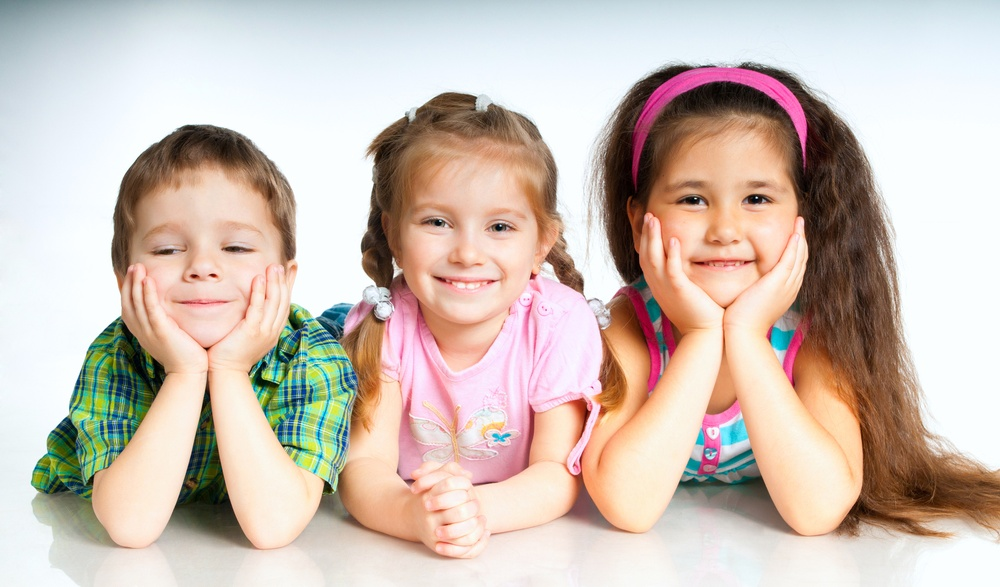
%> input picture Imágenes/niños.jpg, 1000 x 587 px, shrunk from 1846 x 1084 before the run
$ octave ej9.m   (GNU Octave 9; MATLAB toolbox functions it lacks are replaced by stand-ins)
%> lines starting %> are read from the running program, lines starting %| are printed output that depends on the picture
% Abra una imagen y aplíquele los diferentes filtros generados.
% Presente la imagen original ylas imágenes procesadas,
% con sus respectivos espectros de magnitud.

% Hecho por Camila Fernandez

% Abro imagen, paso a gray y convierto a double
[file,dir]=uigetfile('*.bmp;*.jpg;*.png;*.tiff;*.tif');
%> the answer given: ../../Imágenes/niños.jpg
filename=[dir,file];
info=imfinfo(filename);

switch info.ColorType
    case 'grayscale'    %probar con bustos.tif
        I=imread(filename);

    case 'truecolor'    %probar niños.jpg que es truecolor
        I=imread(filename);
%> I is the input picture: size 587x1000x3 uint8; mean R, G, B 206.6, 191.7, 182
        I=rgb2gray(I);
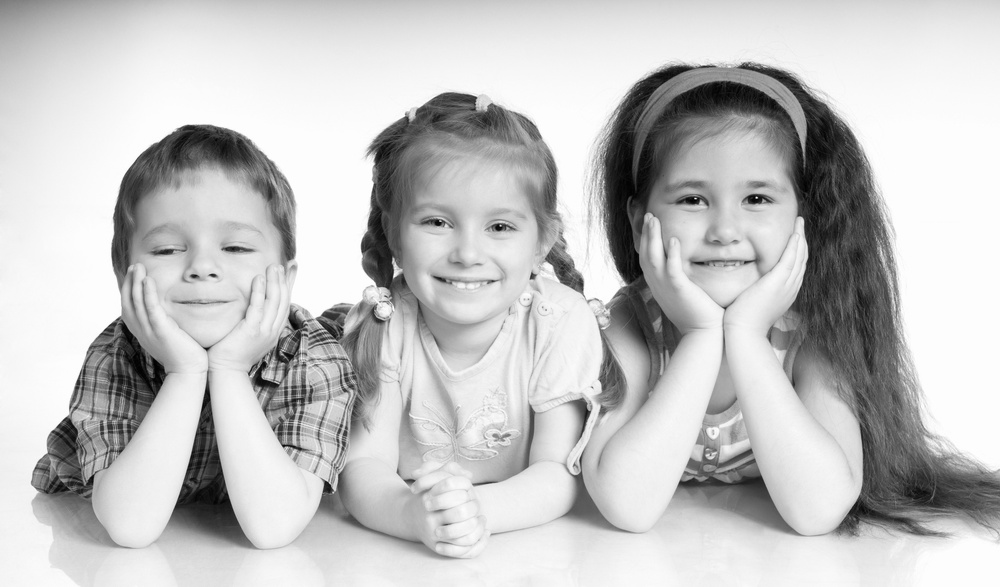
%> I: size 587x1000 uint8; min 0, max 255, mean 195.1

    case 'indexed'      %probar molinobm.bmp que es indexed
        [l,map]=imread(filename);
        I=ind2gray(l,map);
end
I=im2double(I); %entre 0 y 1
%> I: size 587x1000 double

% Calculo transformada de Fourier de la imagen
tf=fft2(I); fti=fftshift(fft2(I)); tfim=(log(abs(fti)+1));
%> after `tfim=(log(abs(fti)+1))`:
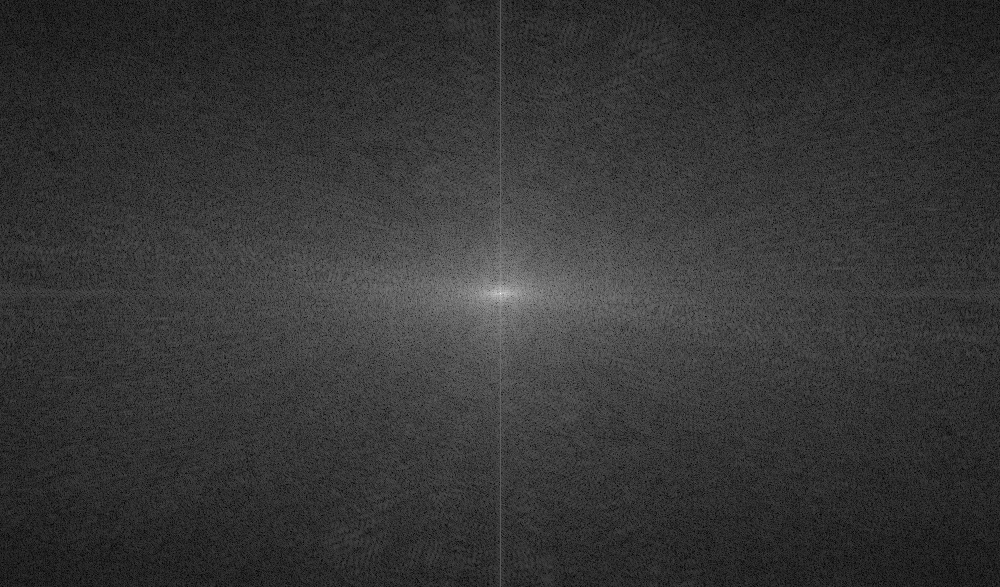
%> tfim: size 587x1000 double; min 0.0125, max 13.01, mean 2.77; drawn with min black and max white

% Defino la malla de coordenadas que forman el dominio frecuencial bidim
[M N]=size(tfim);      %Ahora quiero M y N del tamaño de la imagen
%> M = 587; N = 1000
[U,V]=freqspace([M,N],'meshgrid');     %este comando es como meshgrid pero para frecuencial
D=sqrt(U.^2+V.^2); %distancia euclidea
D0=0.3;

% Defino filtro IDEAL
HPB_ideal=D<=D0; HPA_ideal=D>=D0;

% Defino filtro PB GAUSS
HPB_gauss=exp(-(D.^2)/(2*D0^2)); HPA_gauss=1-HPB_gauss;

% Defino filtro PB BUTTERWORTH
n=3; HPB_btw=(1./ (1+(D/D0).^(2*n))); HPA_btw=1-HPB_btw;

% Imagen filtrada es TF_I .* TF_H

% Para graficar ESPECTRO: producto en el dominio frecuencial del
% espectro del filtro y de la imagen. Ambas centradas
A1=HPB_ideal .* tfim;
A2=HPB_gauss .* tfim;
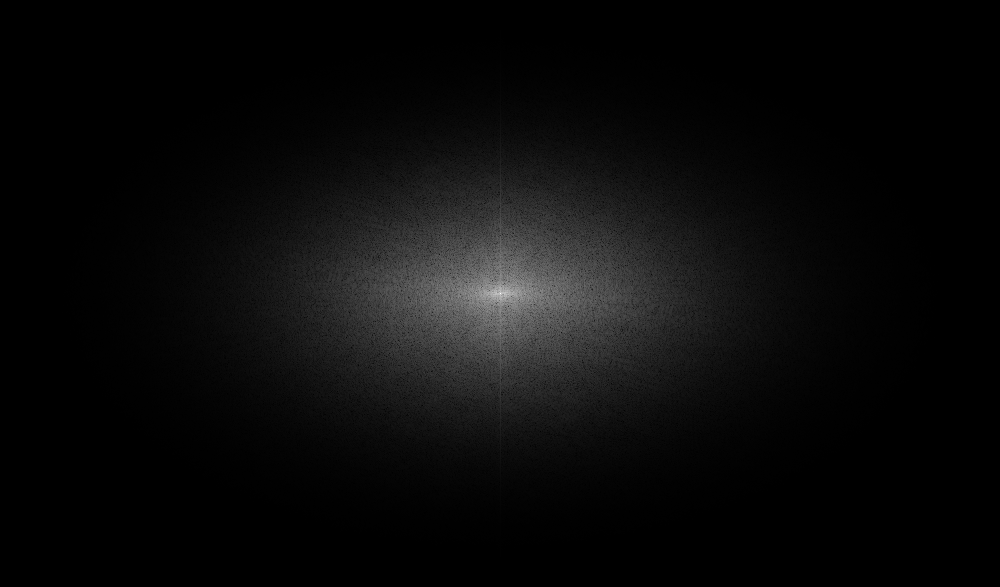
%> A2: size 587x1000 double; min 1.99e-07, max 13.01, mean 0.556; drawn with min black and max white
A3=HPB_btw .* tfim;

A4=HPA_ideal .* tfim;
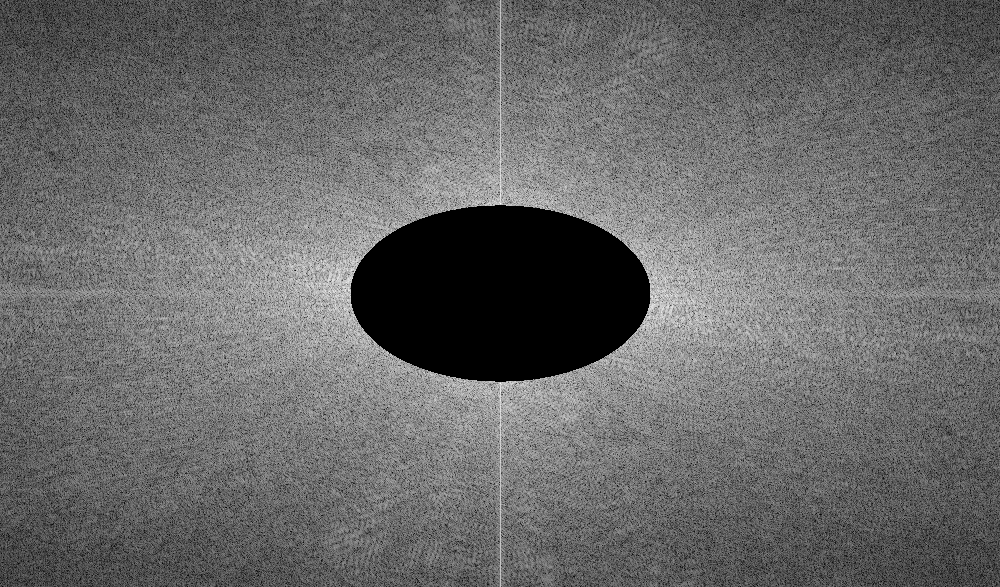
%> A4: size 587x1000 double; min 0, max 5.93, mean 2.44; drawn with min black and max white
A5=HPA_gauss .* tfim;
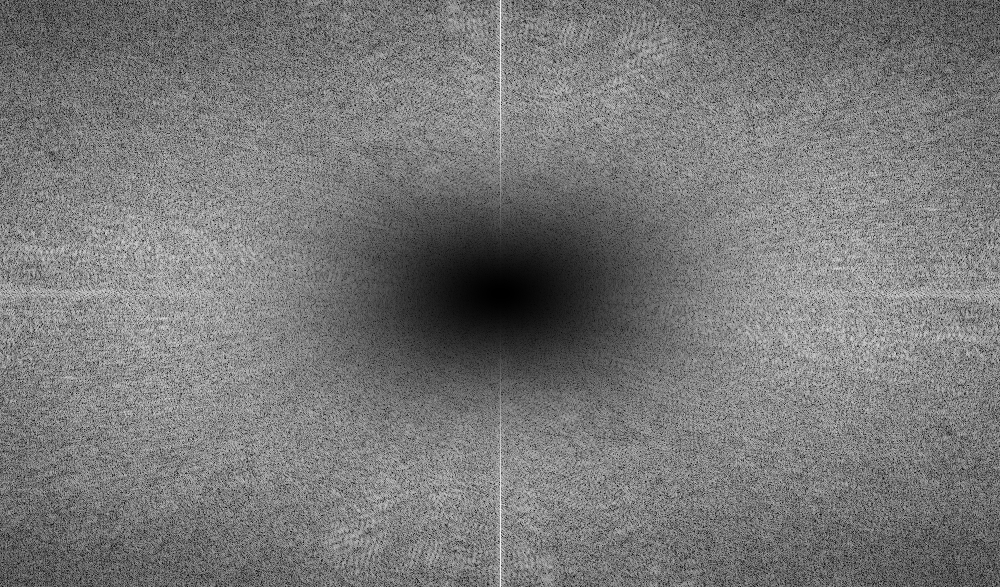
%> A5: size 587x1000 double; min 0, max 4.71, mean 2.22; drawn with min black and max white
A6=HPA_btw .* tfim;
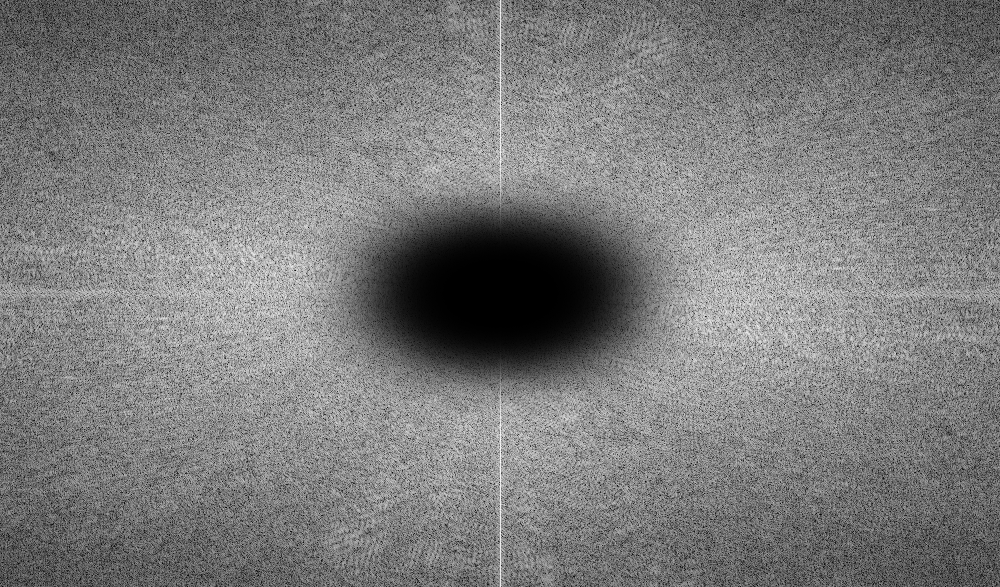
%> A6: size 587x1000 double; min 0, max 4.94, mean 2.39; drawn with min black and max white
% Para graficar IMAGEN: Producto en el dominio frecuencial del espectro
% DESCENTRADO del filtro y DESCENTRADO de la imagen "crudo"
% Imagen filtrada es I= TF_I .* TF_H (ambas en crudo) y luego
% antitransformo para obtener i en dominio espacial.

B1=ifftshift(HPB_ideal) .* tf;
B2=ifftshift(HPB_gauss) .* tf;
B3=ifftshift(HPB_btw) .* tf;

B4=ifftshift(HPA_ideal) .* tf;
B5=ifftshift(HPA_gauss) .* tf;
B6=ifftshift(HPA_btw) .* tf;
% cuando antitransformo me quedo solo con lo real
O1=real(ifft2(B1));O2=real(ifft2(B2));O3=real(ifft2(B3));
O4=real(ifft2(B4));O5=real(ifft2(B5));O6=real(ifft2(B6));
%> after `O4=real(ifft2(B4))`:
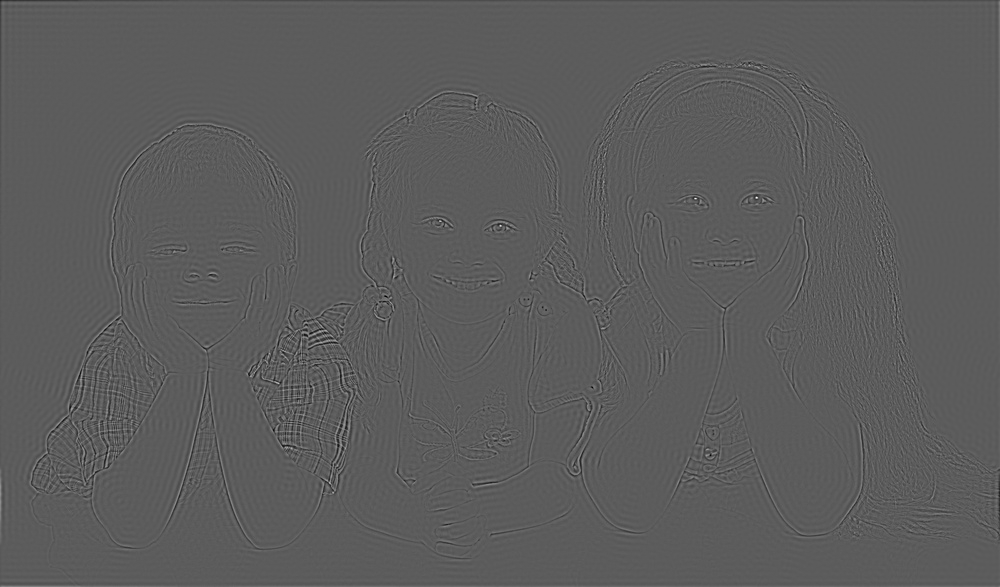
%> O4: size 587x1000 double; min -0.407, max 0.717, mean -6.05e-20; drawn with min black and max white

%GRAFICOS PASA BAJO
figure(1)
%IM ORIGINAL
subplot(3,4,1);imshow(I);title('Imagen original','FontSize', 10)
subplot(3,4,5);imshow(tfim,[]);title('Espectro de magnitud original','FontSize', 10)
%IM CON PB IDEAL
subplot(3,4,2);imshow(O1,[]);title(['Imagen filtrada con ideal D=',num2str(D0)],'FontSize', 10)
subplot(3,4,6);imshow(A1,[]);title({'Espectro de magnitud','para filtro PB ideal'},'FontSize', 10)
subplot(3,4,10);mesh(double(HPB_ideal));title('Filtro PB ideal'); axis tight
%IM CON PB GAUSS
subplot(3,4,3);imshow(O2,[]);title(['Imagen filtrada con PB gauss D=',num2str(D0)],'FontSize', 10)
subplot(3,4,7);imshow(A2,[]);title({'Espectro de magnitud','para filtro PB gauss'},'FontSize', 10)
subplot(3,4,11);mesh(double(HPB_gauss));title('Filtro PB gaussiano'); axis tight
%IM CON PB BTW
subplot(3,4,4);imshow(O3,[]);title({['Imagen filtrada con BTW orden ',num2str(n),' y D0=',num2str(D0)]},'FontSize', 10)
subplot(3,4,8);imshow(A3,[]);title({'Espectro de magnitud','para filtro PB btw'},'FontSize', 10)
subplot(3,4,12);mesh(double(HPB_btw));title('Filtro PB btw'); axis tight

%GRAFICO PASA ALTO
figure(2)
%IM ORIGINAL
subplot(3,4,1);imshow(I);title('Imagen original','FontSize', 10)
subplot(3,4,5);imshow(tfim,[]);title('Espectro de magnitud original','FontSize', 10)
%IM CON PB IDEAL
subplot(3,4,2);imshow(O4,[]);title(['Imagen filtrada con ideal D=',num2str(D0)],'FontSize', 10)
subplot(3,4,6);imshow(A4,[]);title({'Espectro de magnitud','para filtro PA ideal'},'FontSize', 10)
subplot(3,4,10);mesh(double(HPA_ideal));title('Filtro PA ideal'); axis tight
%IM CON PB GAUSS
subplot(3,4,3);imshow(O5,[]);title(['Imagen filtrada con PA gauss D=',num2str(D0)],'FontSize', 10)
subplot(3,4,7);imshow(A5,[]);title({'Espectro de magnitud','para filtro PA gauss'},'FontSize', 10)
subplot(3,4,11);mesh(double(HPA_gauss));title('Filtro PA gaussiano'); axis tight
%IM CON PB BTW
subplot(3,4,4);imshow(O6,[]);title({['Imagen filtrada con BTW orden ',num2str(n),' y D0=',num2str(D0)]},'FontSize', 10)
subplot(3,4,8);imshow(A6,[]);title({'Espectro de magnitud','para filtro PA btw'},'FontSize', 10)
subplot(3,4,12);mesh(double(HPA_btw));title('Filtro PA btw'); axis tight

$ run again, with Imágenes/hasi.jpg copied over Imágenes/niños.jpg
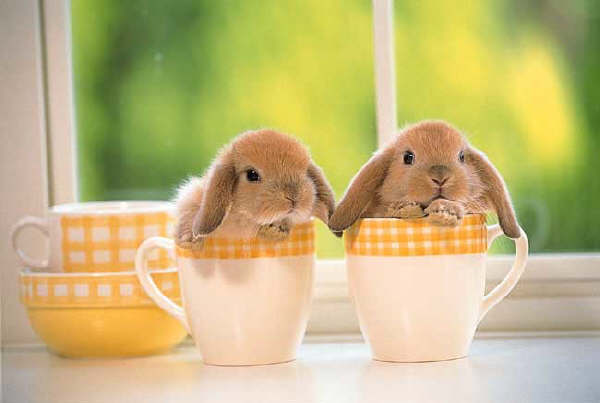
%> input picture Imágenes/hasi.jpg, 600 x 403 px
%> I is the input picture: size 403x600x3 uint8; mean R, G, B 196, 183.2, 125.9
%> `A6=HPA_btw .* tfim;`:
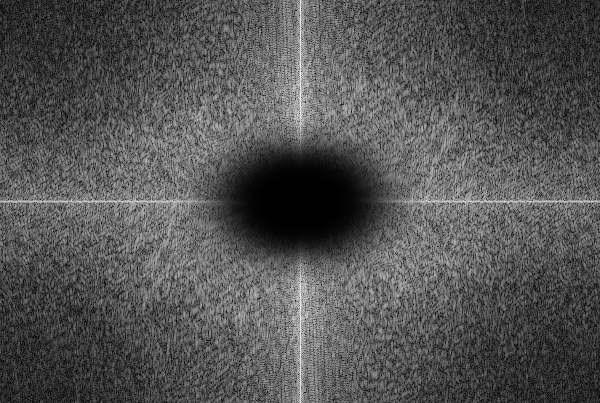
%> A6: size 403x600 double; min 0, max 4.81, mean 1.58; drawn with min black and max white
%> `O4=real(ifft2(B4))`:
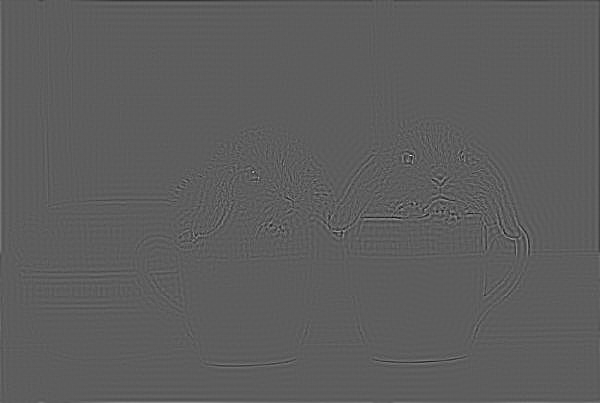
%> O4: size 403x600 double; min -0.369, max 0.635, mean -2.94e-20; drawn with min black and max white
